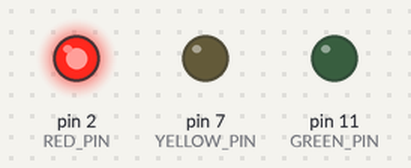
The sketch below on a simulated Arduino Uno, built with avr-gcc and run on an emulated ATmega328P. On the bench: output pins drawn as LEDs (lit = HIGH). Random numbers use the default seed unless the sketch sets one.

Above: at 3.0 s.
At 6.7 s:
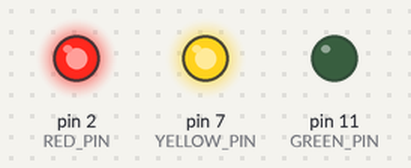
At 11.2 s:
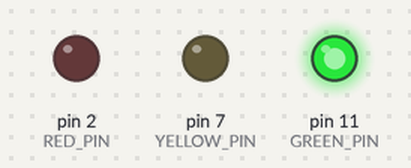
At 15.2 s:
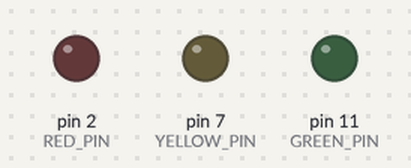
At 18.9 s:
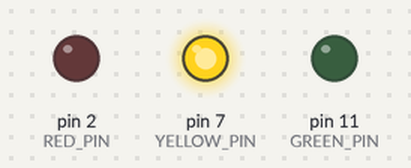
Timing chart, 0 to 25.6 s (numbered marks = the images above):
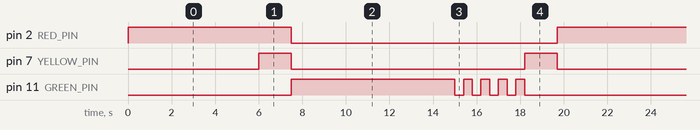

Measured:
- by itself, pin 2 (RED_PIN): alternates HIGH for 7.5 s and LOW for 12.2 s
- by itself, pin 7 (YELLOW_PIN): repeats every 19.7 s: LOW 10.7 s, HIGH 1.5 s, LOW 6.0 s, HIGH 1.5 s
- by itself, pin 11 (GREEN_PIN): repeats every 19.7 s: 4 × (LOW 0.40 s, HIGH 0.40 s), LOW 9.0 s, HIGH 7.5 s

The sketch:

TrafficLight.ino
```cpp
#define STATE_RED 0
#define STATE_RED_YELLOW 1
#define STATE_GREEN 2
#define STATE_GREEN_BLINK 3
#define STATE_YELLOW 4
#define STATE_YELLOW_BLINK 5

#define RED_PIN 2
#define YELLOW_PIN 7
#define GREEN_PIN 11

#define YELLOW_PHASE 1500

int gState = STATE_RED;

void setup()
{
  pinMode(RED_PIN, OUTPUT);
  pinMode(YELLOW_PIN, OUTPUT);
  pinMode(GREEN_PIN, OUTPUT);
}

void wait(int millis)
{
  delay(millis);
}

void loop()
{
  switch(gState)
  {
    case STATE_RED:
      digitalWrite(RED_PIN, HIGH);
      digitalWrite(YELLOW_PIN, LOW);
      digitalWrite(GREEN_PIN, LOW);
      wait(6000);
      gState = STATE_RED_YELLOW;
      break;

    case STATE_RED_YELLOW:
      digitalWrite(RED_PIN, HIGH);
      digitalWrite(YELLOW_PIN, HIGH);
      digitalWrite(GREEN_PIN, LOW);
      wait(YELLOW_PHASE);
      gState = STATE_GREEN;
      break;

    case STATE_GREEN:
      digitalWrite(RED_PIN, LOW);
      digitalWrite(YELLOW_PIN, LOW);
      digitalWrite(GREEN_PIN, HIGH);
      wait(7500);
      gState = STATE_GREEN_BLINK;
      break;

    case STATE_GREEN_BLINK:
      digitalWrite(RED_PIN, LOW);
      digitalWrite(YELLOW_PIN, LOW);
      for (int i = 0; i < 4; i++)
      {
        digitalWrite(GREEN_PIN, LOW);
        wait(400);
        digitalWrite(GREEN_PIN, HIGH);
        wait(400);
      }
      gState = STATE_YELLOW;
      break;

    case STATE_YELLOW:
      digitalWrite(RED_PIN, LOW);
      digitalWrite(YELLOW_PIN, HIGH);
      digitalWrite(GREEN_PIN, LOW);
      wait(YELLOW_PHASE);
      gState = (random(0, 10) == 5) ? STATE_YELLOW_BLINK : STATE_RED;
      break;

    case STATE_YELLOW_BLINK:
      digitalWrite(RED_PIN, LOW);
      digitalWrite(GREEN_PIN, LOW);
      for (int i = 0; i < 40; i++)
      {
        digitalWrite(YELLOW_PIN, LOW);
        wait(300);
        digitalWrite(YELLOW_PIN, HIGH);
        wait(300);
      }
      gState = STATE_RED;
      break;
  }
}
```
